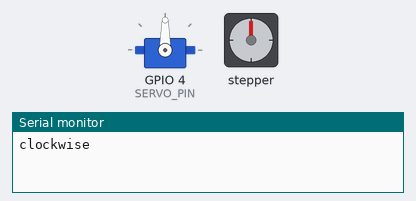
Recording of a sketch running on a simulated ESP32. On the bench: servo, stepper motor, the last lines printed to the serial monitor. Stepper angles assume 2048 steps per turn.

Above: at 0.15 s.
At 10.09 s:
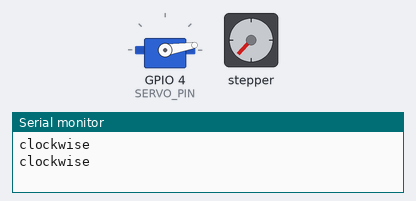
At 20.06 s:
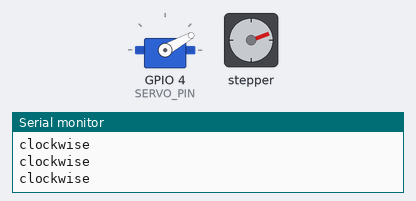
At 39.76 s:
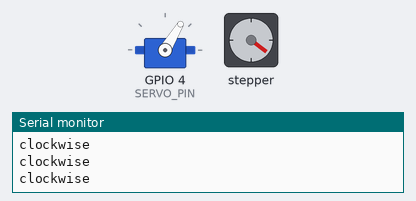
Timing chart, 0 to 40.0 s (numbered marks = the images above):
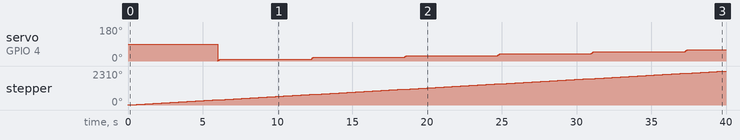

Measured:
- by itself, stepper: keeps turning clockwise at about 58°/s

The sketch:

lab7.ino
```cpp
#include <Stepper.h>
#include <Servo.h>


const int stepsPerRevolution = 2048;  // change this to fit the number of steps per revolution

// ULN2003 Motor Driver Pins
#define IN1 19
#define IN2 18
#define IN3 5
#define IN4 17

#define SERVO_PIN 4

// initialize the stepper library
Stepper myStepper(stepsPerRevolution, IN1, IN3, IN2, IN4);

Servo servoMotor;

void setup() {
  // set the speed at 5 rpm
  myStepper.setSpeed(10);
  servoMotor.attach(SERVO_PIN);  // attaches the servo on ESP32 pin

  // initialize the serial port
  Serial.begin(115200);
}

int pos = 0;
int count = 0;

void loop() {

  Serial.println("clockwise");
  myStepper.step(stepsPerRevolution);

  // every time stepper does a full 360, increment servo by 10 degrees
  for (count = 0; count < 10; count += 1) {

    servoMotor.write(pos);
    pos = pos + 1;
    delay(15);
  }

  // rotates from 180 degrees to 0 degrees after 18 10degrees rotations
  if (pos >= 180) {
    for (pos = 180; pos >= 0; pos -= 1) {
      servoMotor.write(pos);
      delay(15);
    }
  }
  delay(100);
}
```
